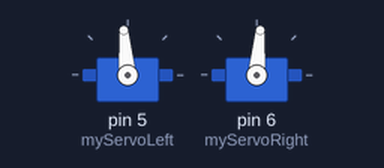
A sketch run on a simulated Arduino Uno, built with avr-gcc and run on an emulated ATmega328P. Parts: 2 × servo.

Above: at 0.3 s.
At 9.77 s:
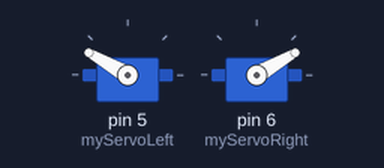
At 24.9 s:
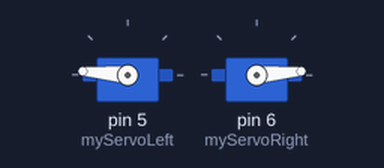
At 38.2 s:
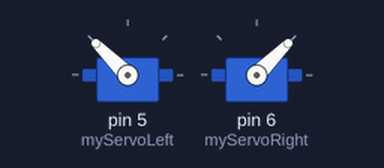
Timing chart, 0 to 39.7 s (numbered marks = the images above):
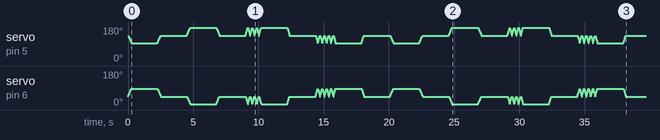

The sketch:

ServoMotors.ino
```cpp
#include <Servo.h>

Servo myServoLeft;
Servo myServoRight;

int posLeft = 0;
int posRight = 0;
int count = 0;

//Enum per le diversee emozioni
enum emotions {
  happy,
  sad,
  angry,
  excited
};

/*const byte ROWS = 4; //four rows
const byte COLS = 4; //four columns
//define the cymbols on the buttons of the keypads
char hexaKeys[ROWS][COLS] = {
  {'1','2','3','A'},
  {'4','5','6','B'},
  {'7','8','9','C'},
  {'*','0','#','D'}
};
byte rowPins[ROWS] = {9, 8, 10, 6}; //connect to the row pinouts of the keypad
byte colPins[COLS] = {5, 4, 3, 2}; //connect to the column pinouts of the keypad
//initialize an instance of class NewKeypad
Keypad customKeypad = Keypad( makeKeymap(hexaKeys), rowPins, colPins, ROWS, COLS); */


void setup() {
  //Inizializzazione dei Servo Motors
  myServoLeft.attach(5);
  myServoRight.attach(6);
}


//Scelta delle diverse emozioni
void loop() {
      movementHappy(45, 85, 85, 6, 0);
      movementSad(45, 5, 5, 6, 0);
      movementAngry(45, 5, 5, 4, 3);
      movementExcited(45, 85, 85, 4, 4);
  }


//Movimento di entrambi i motori, ogni volta che termina un'emozione torna alla posizione di base
void movementHappy(int finalPosition, int middlePosition, int transPosition, int myDelay, int numberOfMovement){

  while(count < numberOfMovement) {
    for (posLeft = 180 - finalPosition, posRight = finalPosition; posLeft >= middlePosition + 10 && posRight <= middlePosition; posLeft -= 1, posRight += 1) {
      myServoLeft.write(posLeft);
      myServoRight.write(posRight);
      delay(myDelay);
    }

    for (posLeft = middlePosition + 10, posRight = middlePosition; posLeft <= 180 - finalPosition && posRight >= finalPosition; posLeft += 1, posRight -= 1) {
      myServoLeft.write(posLeft);
      myServoRight.write(posRight);
      delay(myDelay);
    }

    count++;
  }
  count = 0;
  for (posLeft = 180 - finalPosition, posRight = finalPosition; posLeft >= middlePosition + 10 && posRight <= middlePosition; posLeft -= 1, posRight += 1) {
      myServoLeft.write(posLeft);
      myServoRight.write(posRight);
      delay(myDelay);
  }

  //Torna alla posizione base dopo 2 secondi
  delay(2000);

  for (posLeft = middlePosition + 10, posRight = middlePosition; posLeft <= 180 - finalPosition && posRight >= finalPosition; posLeft += 1, posRight -= 1) {
      myServoLeft.write(posLeft);
      myServoRight.write(posRight);
      delay(myDelay);
  }

  delay(2000);
}


//Movimento di entrambi i motori, ogni volta che termina un'emozione torna alla posizione di base
void movementSad(int finalPosition, int middlePosition, int transPosition, int myDelay, int numberOfMovement){

  while(count < numberOfMovement) {
     for (posLeft = 180 - finalPosition, posRight = finalPosition;  posLeft <= 180 - middlePosition && posRight >= middlePosition; posLeft += 1, posRight -= 1) {
      myServoLeft.write(posLeft);
      myServoRight.write(posRight);
      delay(myDelay);
    }

    for (posLeft = 180 - middlePosition, posRight = middlePosition; posLeft >= 180 - finalPosition && posRight <= finalPosition ; posLeft -= 1, posRight += 1) {
      myServoLeft.write(posLeft);
      myServoRight.write(posRight);
      delay(myDelay);
    }

    count++;
  }
  count = 0;
  for (posLeft = 180 - finalPosition, posRight = finalPosition;  posLeft <= 180 - middlePosition && posRight >= middlePosition; posLeft += 1, posRight -= 1) {
      myServoLeft.write(posLeft);
      myServoRight.write(posRight);
      delay(myDelay);
  }

  //Torna alla posizione base dopo 2 secondi
  delay(2000);

  for (posLeft = 180 - middlePosition, posRight = middlePosition; posLeft >= 180 - finalPosition && posRight <= finalPosition ; posLeft -= 1, posRight += 1) {
      myServoLeft.write(posLeft);
      myServoRight.write(posRight);
      delay(myDelay);
  }

  delay(2000);
}


//Movimento di entrambi i motori, ogni volta che termina un'emozione torna alla posizione di base
void movementAngry(int finalPosition, int middlePosition, int transPosition, int myDelay, int numberOfMovement){

 while(count < numberOfMovement) {
     for (posLeft = 180 - finalPosition, posRight = finalPosition;  posLeft <= 180 - middlePosition && posRight >= middlePosition; posLeft += 1, posRight -= 1) {
      myServoLeft.write(posLeft);
      myServoRight.write(posRight);
      delay(myDelay);
    }

    for (posLeft = 180 - middlePosition, posRight = middlePosition; posLeft >= 180 - finalPosition && posRight <= finalPosition ; posLeft -= 1, posRight += 1) {
      myServoLeft.write(posLeft);
      myServoRight.write(posRight);
      delay(myDelay);
    }

    count++;
  }
  count = 0;
  for (posLeft = 180 - finalPosition, posRight = finalPosition;  posLeft <= 180 - middlePosition && posRight >= middlePosition; posLeft += 1, posRight -= 1) {
      myServoLeft.write(posLeft);
      myServoRight.write(posRight);
      delay(myDelay);
  }

  //Torna alla posizione base dopo 2 secondi
  delay(2000);

  for (posLeft = 180 - middlePosition, posRight = middlePosition; posLeft >= 180 - finalPosition && posRight <= finalPosition ; posLeft -= 1, posRight += 1) {
      myServoLeft.write(posLeft);
      myServoRight.write(posRight);
      delay(myDelay);
  }

  delay(2000);
}

//Movimento di entrambi i motori, ogni volta che termina un'emozione torna alla posizione di base
void movementExcited(int finalPosition, int middlePosition, int transPosition, int myDelay, int numberOfMovement){

  while(count < numberOfMovement) {
    for (posLeft = 180 - finalPosition, posRight = finalPosition; posLeft >= middlePosition + 10 && posRight <= middlePosition; posLeft -= 1, posRight += 1) {
      myServoLeft.write(posLeft);
      myServoRight.write(posRight);
      delay(myDelay);
    }

    for (posLeft = middlePosition + 10, posRight = middlePosition; posLeft <= 180 - finalPosition && posRight >= finalPosition; posLeft += 1, posRight -= 1) {
      myServoLeft.write(posLeft);
      myServoRight.write(posRight);
      delay(myDelay);
    }

    count++;
  }
  count = 0;
  for (posLeft = 180 - finalPosition, posRight = finalPosition; posLeft >= middlePosition + 10 && posRight <= middlePosition; posLeft -= 1, posRight += 1) {
      myServoLeft.write(posLeft);
      myServoRight.write(posRight);
      delay(myDelay);
  }

  //Torna alla posizione base dopo 2 secondi
  delay(2000);

  for (posLeft = middlePosition + 10, posRight = middlePosition; posLeft <= 180 - finalPosition && posRight >= finalPosition; posLeft += 1, posRight -= 1) {
      myServoLeft.write(posLeft);
      myServoRight.write(posRight);
      delay(myDelay);
  }

  delay(2000);
}
```
